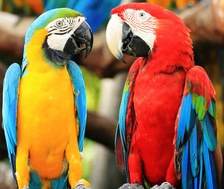
%> input picture Assignment_3/parrots.jpg, 224 x 189 px, shrunk from 1024 x 864 before the run
$ octave ex3.m   (GNU Octave 9; MATLAB toolbox functions it lacks are replaced by stand-ins)
%> lines starting %> are read from the running program, lines starting %| are printed output that depends on the picture
%> further down, parrots is the input picture: size 189x224x3 uint8; mean R, G, B 150.6, 108.4, 75.6
### Assignment_3/my_rgb2ycbcr_slow.m
function YCbCrimg = my_rgb2ycbcr_slow(RGBimg)
    YCbCrimg = zeros(size(RGBimg));
    [M, N, ~] = size(RGBimg);
%> M = 189; N = 224
    matrix = [0.299, 0.587, 0.114; -0.169, -0.331, 0.5; 0.5, -0.419, -0.081];
    for i = 1:M
        for j = 1:N
            YCbCrimg(i, j, :) = matrix*squeeze(RGBimg(i,j,:));
        end
    end
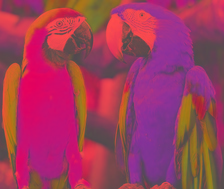
%> YCbCrimg: size 189x224x3 double; mean R, G, B 0.46, -0.0923, 0.0932; drawn with min black and max white
end

### Assignment_3/my_rgb2ycbcr_fast.m
function YCbCrimg = my_rgb2ycbcr_fast(RGBimg)
R = double(RGBimg(:, :, 1));
G = double(RGBimg(:, :, 2));
B = double(RGBimg(:, :, 3));

Y  = 0.299 * R + 0.587 * G + 0.114 * B;
Cb = -0.169 * R - 0.331 * G + 0.5   * B;
Cr = 0.5   * R - 0.419 * G - 0.081 * B;

YCbCrimg(:,:,1) = Y;
YCbCrimg(:,:,2) = Cb;
YCbCrimg(:,:,3) = Cr;
end

### Assignment_3/ex3.m
clear
clc
close all

parrots = imread('parrots.jpg');
parrots = double(parrots)/255;
figure
imshow(parrots, [])

tic
parrots_slow = my_rgb2ycbcr_slow(parrots);
elapsed_time_slow = toc;
fprintf('Elapsed time slow: %d.\n', elapsed_time_slow)

tic
parrots_fast = my_rgb2ycbcr_fast(parrots);
time_fast = toc;
fprintf('Elapsed time fast: %d.\n', time_fast)

tic
parrots_buildin = rgb2ycbcr(parrots);
%> parrots_buildin: size 189x224x3 double; mean of channels 1, 2, 3 0.458, 0.421, 0.584
time_builin = toc;
fprintf('Elapsed time build-in function: %d.\n', time_builin)

figure
sgtitle("Comparison of YCbCr components obtained using different methods")
subplot(3, 3, 1)
imshow(parrots_fast(:,:,1), [])
title("Y, fast")
subplot(3, 3, 2)
imshow(parrots_fast(:,:,2), [])
title("Cb, fast")
subplot(3, 3, 3)
imshow(parrots_fast(:,:,3), [])
title("Cr, fast")
subplot(3, 3, 4)
imshow(parrots_slow(:,:,1), [])
title("Y, slow")
subplot(3, 3, 5)
imshow(parrots_slow(:,:,2), [])
title("Cb, slow")
subplot(3, 3, 6)
imshow(parrots_slow(:,:,3), [])
title("Cr, slow")
subplot(3, 3, 7)
imshow(parrots_buildin(:,:,1), [])
title("Y, build-in")
subplot(3, 3, 8)
imshow(parrots_buildin(:,:,2), [])
title("Cb, build-in")
subplot(3, 3, 9)
imshow(parrots_buildin(:,:,3), [])
title("Cr, buld-in")

%% create filter
Q = 51;
sigma = 5;
[X, Y] = meshgrid(-Q/2:Q/2);
h = 1/(2*pi*sigma^2)*exp(-(X.^2 + Y.^2)/(2*sigma^2));
H = abs(fftshift(fft2(h, 128, 128)));
fH = -128/2:128/2-1;
figure
mesh(fH, fH, H)
title("2-D Gaussian LPF spectrum")

%% Filtering
y_parrots = parrots_buildin(:,:,1);
parrots_filtered = conv2(y_parrots, h, 'same');

figure
imshow(parrots_filtered)
title("Image filtered with 2-D Gaussian LPF")

%% Gaussian in 1 D
x = -Q/2:Q/2;
h_1d = 1/sqrt(2*pi*sigma^2)*exp(-(x.^2)/(2*sigma^2));
[N, M] = size(y_parrots);
%> N = 189; M = 224

parrots_filtered_1D = zeros(size(y_parrots));
parrots_filtered_1D_partial = zeros(size(y_parrots));

for i = 1:M
    parrots_filtered_1D_partial(:,i) = conv(y_parrots(:,i), h_1d, 'same');
end
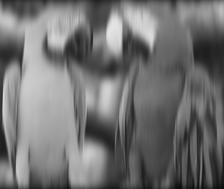
%> parrots_filtered_1D_partial: size 189x224 double; min 0.0443, max 0.896, mean 0.449
for i = 1:N
    parrots_filtered_1D(i,:) = conv(parrots_filtered_1D_partial(i,:), h_1d, 'same');
end

figure
imshow(parrots_filtered_1D)
title("Image filtered with 1-D Gaussian LPF")
%% create the spectrum
parrot_spectrum = abs(fftshift(fft2(y_parrots)));
parrot_spectrum_filtered = abs(fftshift(fft2(parrots_filtered)));

[M, N, ~] = size(parrot_spectrum);
%> M = 189; N = 224

figure
mesh(-N/2:N/2-1, -M/2:M/2-1, 10*log10(1+abs(parrot_spectrum_filtered)))
title("Centred spectrum of the filtered image (dB scale)")

figure
mesh(-N/2:N/2-1, -M/2:M/2-1, 10*log10(1+abs(parrot_spectrum)))
title("Centred spectrum of the original image (dB scale)")

imwrite(uint8(255*parrots_filtered), 'parrots_filtered.bmp')

%% new york

new_york = imread('new_york.jpg');
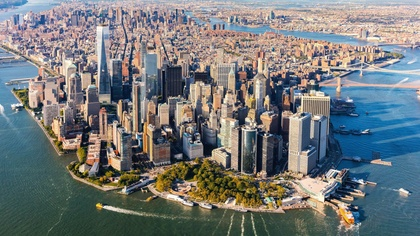
%> input picture Assignment_3/new_york.jpg, 420 x 236 px, shrunk from 1920 x 1080 before the run
%> new_york is the input picture: size 236x420x3 uint8; mean R, G, B 116, 120.7, 121.6
new_york = double(new_york)/255;
%> new_york: size 236x420x3 double
figure
imshow(new_york, [])
title("Original RGB image")

new_york = my_rgb2ycbcr_fast(new_york);
%> in my_rgb2ycbcr_fast (call 2), `YCbCrimg(:,:,3) = Cr;`:
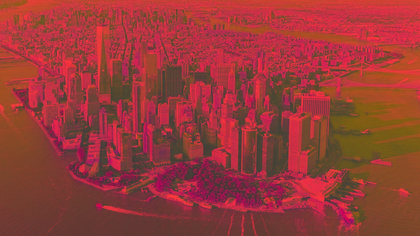
%> YCbCrimg: size 236x420x3 double; mean R, G, B 0.468, 0.00483, -0.00944; drawn with min black and max white
y_new_york = new_york(:,:,1);
[M,N] = size(y_new_york);
%> M = 236; N = 420

figure
imshow(y_new_york, [])
title("Y component (my\_rgb2ycbcr\_fast)")

%% filter new york

P = 2^nextpow2(2*max(M,N));
%> P = 1024
fprintf("P = %d\n", P)
%| P = 1024
f = -P/2:P/2;
%> f = 1025 values from -512 to 512
[U, V] = meshgrid(-P/2:P/2);
D = sqrt(U.^2 + V.^2);
n = 6;
D0 = P/16;
%> D0 = 64

H_lp = 1./(1 + (D/D0).^(2*n));
H_hp = 1 - H_lp;


figure
mesh(f, f, H_hp)
title("6^{th} order Butterworth HPF")
%% compute fft
[M_hp, N_hp] = size(H_hp);
%> M_hp = 1025; N_hp = 1025
new_york_spectrum = fftshift(fft2(y_new_york, M_hp, N_hp)); % non sappiamo per la size
new_york_filtered_fft = new_york_spectrum.*H_hp;

new_york_filtered = real(ifft2(new_york_filtered_fft));
new_york_filtered = new_york_filtered(1:M,1:N);
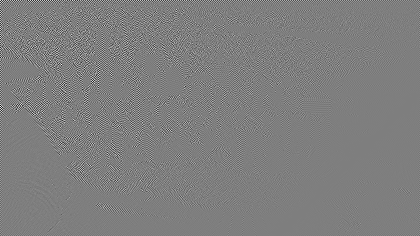
%> new_york_filtered: size 236x420 double; min -0.581, max 0.587, mean 3.55e-05; drawn with min black and max white

figure
imshow(new_york_filtered)
title("Filtered image with HPF")

%%
[M, N, ~] = size(new_york_spectrum);
figure
mesh(-N/2:N/2-1, -M/2:M/2-1, 10*log10(1+abs(new_york_filtered_fft)))
title("Centred spectrum of filtered image")
%%
figure
mesh(-N/2:N/2-1, -M/2:M/2-1, 10*log10(1+abs(new_york_spectrum)))
title("Centred spectrum of original image")
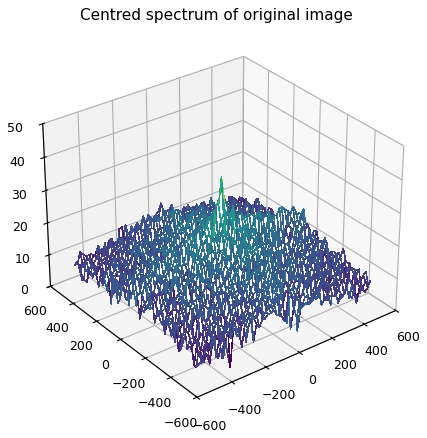
%> figure redrawn from the program's plot data
imwrite(uint8(255*abs(new_york_filtered)), 'newyork_filtered.bmp')
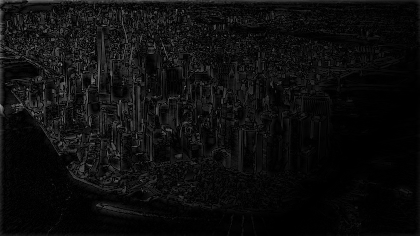
%> saved as newyork_filtered.bmp: size 236x420 uint8; min 0, max 150, mean 13.5
